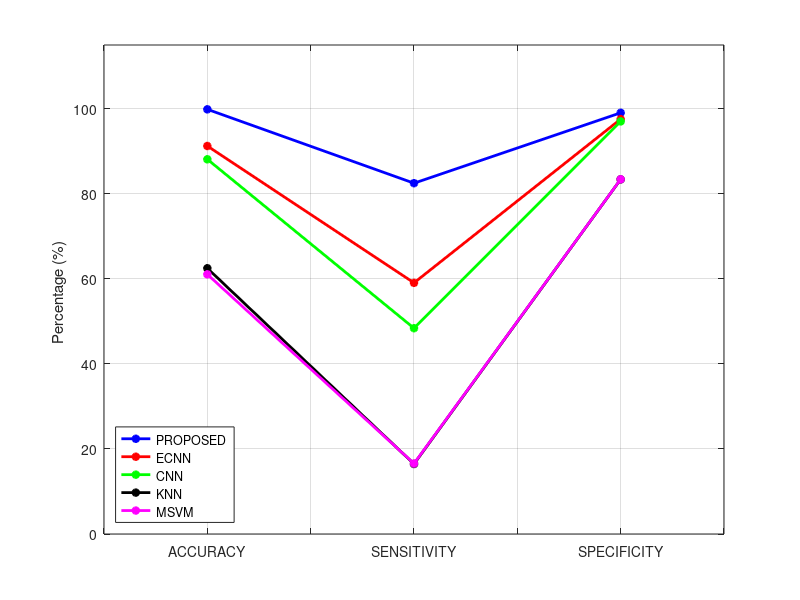
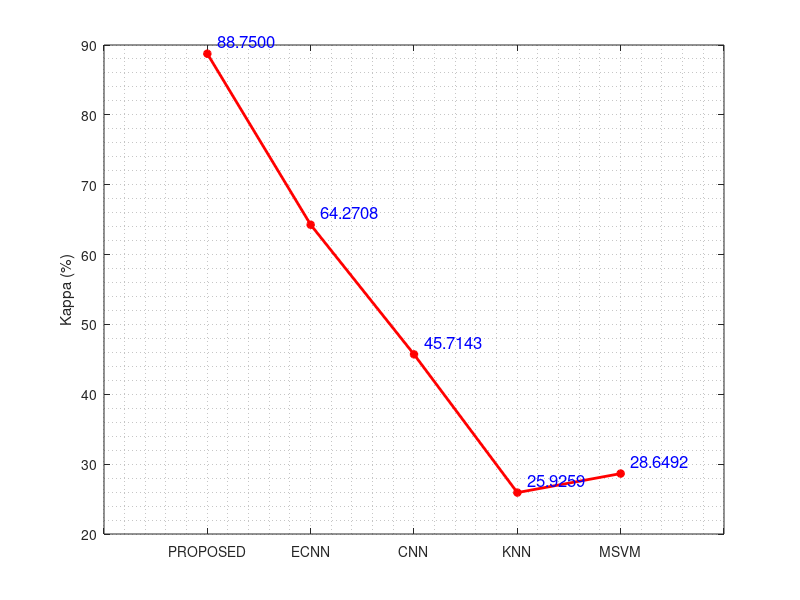
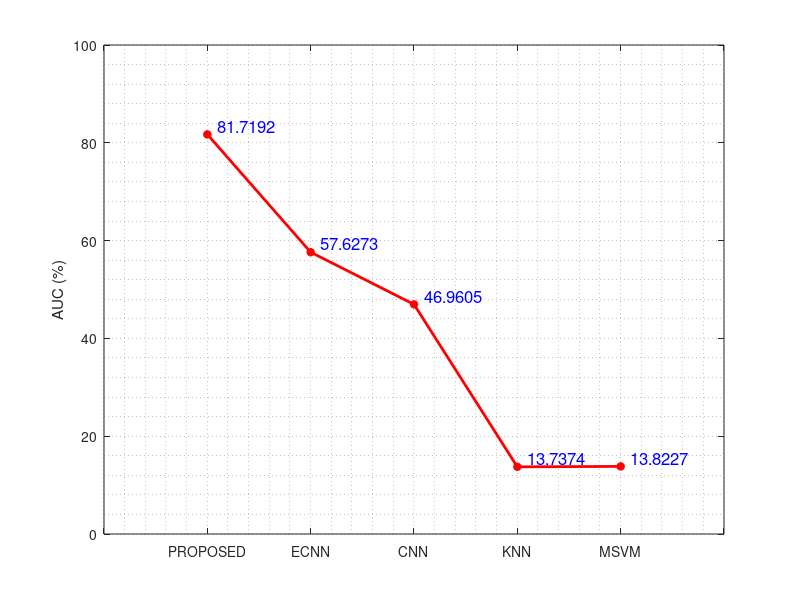
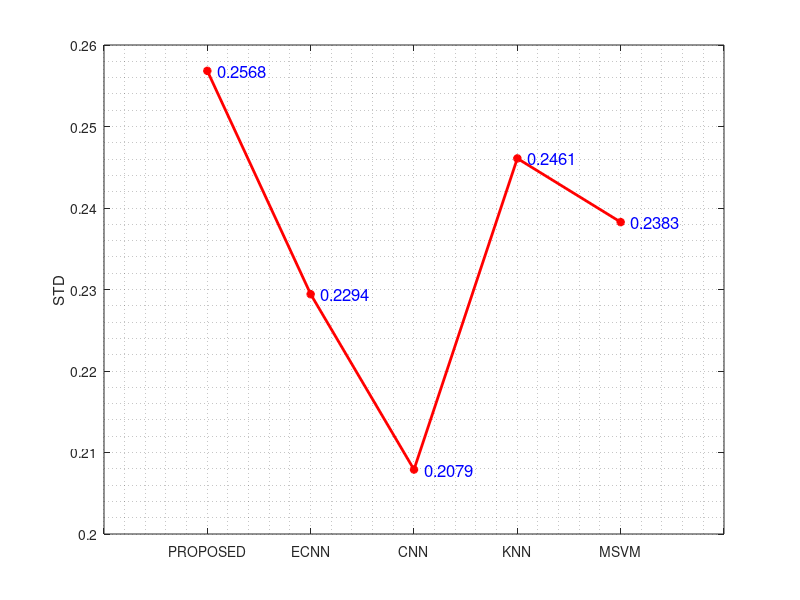

The MATLAB source for these figures, in order:
val1 = [0.99875	0.825	0.990535502	0.8875	0.817191789
0.9125	0.590628792	0.975694631	0.642708333	0.576273341
0.88125	0.483940621	0.970376593	0.457142857	0.469604651
0.625	0.164710845	0.834030443	0.259259259	0.137373859
0.610687023	0.165686275	0.834267145	0.286492375	0.138226615];

val1 = val1*100;
figure;
plot(val1(1,1:3) , '-b*' , 'LineWidth',2);hold on
plot(val1(2,1:3) , '-r*' , 'LineWidth',2);hold on
plot(val1(3,1:3) , '-g*' , 'LineWidth',2);hold on
plot(val1(4,1:3) , '-k*' , 'LineWidth',2);hold on
plot(val1(5,1:3) , '-m*' , 'LineWidth',2);hold on
xlim([0.5 3.5])
set(gca,'XTickLabel', {' ' , 'ACCURACY' , ' ' , 'SENSITIVITY' , ' ' , 'SPECIFICITY' , ' '})
legend('PROPOSED ','ECNN' , 'CNN', 'KNN','MSVM','Location','southwest')
ylabel('Percentage (%) ')
ylim([0 115])
grid on


v4 = val1(:,4);
x = 1:5;
figure;plot(v4,'-r*','LineWidth',2)
str = {'88.7500','64.2708','45.7143','25.9259','28.6492'};
t = text(x+.1,v4+1.8,str,'Color','blue','FontSize',12);
xlim ([0 6]);
set(gca,'XTickLabel', {' ' ,'PROPOSED ','ECNN' , 'CNN', 'KNN','MSVM',' '})
grid minor
ylabel('Kappa (%)')


v5 = val1(:,5);
x = 1:5;
figure;plot(v5,'-r*','LineWidth',2)
str = {'81.7192','57.6273','46.9605','13.7374','13.8227'};
t = text(x+.1,v5+1.8,str,'Color','blue','FontSize',12);
xlim ([0 6]);
set(gca,'XTickLabel', {' ' ,'PROPOSED ','ECNN' , 'CNN', 'KNN','MSVM',' '})
grid minor
ylabel('AUC (%)')

val2 = [0.25682608	0.425	2.974894956
0.229424909	0.96875	4.352441843
0.207905625	2.5125	18.23081183
0.246083912	2.55625	6.608233501
0.238269046	2.74375	6.228462892];
v1 = val2(:,1);
x = 1:5;
figure;plot(v1,'-r*','LineWidth',2)
str = {'0.2568','0.2294','0.2079','0.2461','0.2383'};
t = text(x+.1,v1+0.0,str,'Color','blue','FontSize',12);
xlim ([0 6]);
set(gca,'XTickLabel', {' ' ,'PROPOSED ','ECNN' , 'CNN', 'KNN','MSVM',' '})
grid minor
ylabel('STD')


v2 = val2(:,2);
x = 1:5;
figure;plot(v2,'-r*','LineWidth',2)
str = {'0.4250','0.9688','2.5125','2.5562','2.7437'};
t = text(x+.1,v2+0.018,str,'Color','blue','FontSize',12);
xlim ([0 6]);
set(gca,'XTickLabel', {' ' ,'PROPOSED ','ECNN' , 'CNN', 'KNN','MSVM',' '})
grid minor
ylabel('MAE')
ylim([0 3])


v3 = val2(:,3);
x = 1:5;
figure;plot(v3,'-r*','LineWidth',2)
str = {'2.9749','4.3524','18.2308','6.6082','6.2285'};
t = text(x+.1,v3+0.09,str,'Color','blue','FontSize',12);
xlim ([0 6]);
set(gca,'XTickLabel', {' ' ,'PROPOSED ','ECNN' , 'CNN', 'KNN','MSVM',' '})
grid minor
ylabel('RMSE')

val3 = [0.004752537	0.001922153
0.009657022	0.016805991
0.010531057	0.02341701
0.034934119	0.197145062
0.037060587	0.210476304];
val3 = val3*100;

v6 = val3(:,1);
x = 1:5;
figure;plot(v6,'-r*','LineWidth',2)
str = {'0.4753','0.9657','1.0531','3.4934','3.7061'};
t = text(x+.1,v6+0.018,str,'Color','blue','FontSize',12);
xlim ([0 6]);
set(gca,'XTickLabel', {' ' ,'PROPOSED ','ECNN' , 'CNN', 'KNN','MSVM',' '})
grid minor
ylabel('FAR (%)')


v7 = val3(:,2);
x = 1:5;
figure;plot(v7,'-r*','LineWidth',2)
str = {'0.1922','1.6806','2.3417','19.7145','21.0476'};
t = text(x+.1,v7+0.09,str,'Color','blue','FontSize',12);
xlim ([0 6]);
set(gca,'XTickLabel', {' ' ,'PROPOSED ','ECNN' , 'CNN', 'KNN','MSVM',' '})
grid minor
ylabel('FRR (%)')
ylim([-1 24])